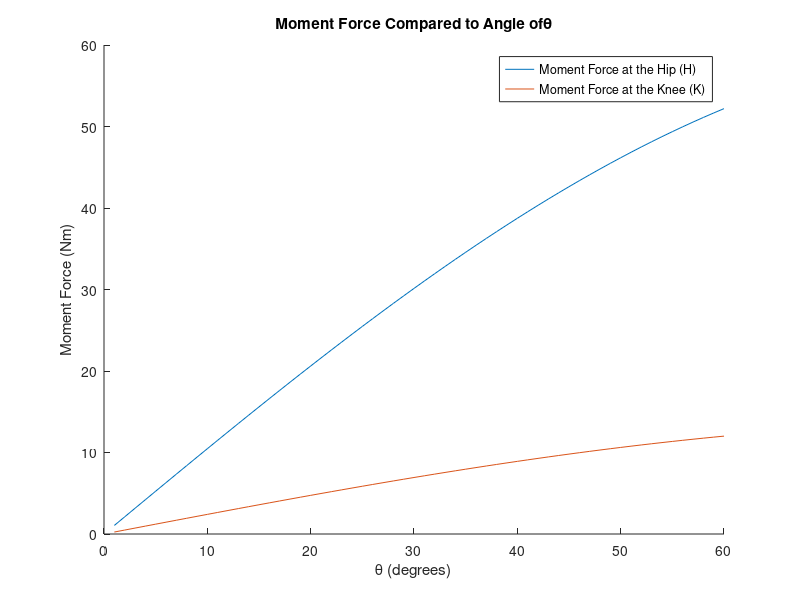

This figure's MATLAB source: (Note: this script raises an error after producing the figure.)
clc, clear all % boilerplate

% Lengths
Lhk = 0.58; % in m
Lka = 0.52; % in m

% Weights
Whk = [0, -80, 0]; % in N
Wka = [0, -40, 0]; % in N

for theta = 1:1:60

  % translate length into vector
  Rhk = [Lhk*sind(theta), -Lhk*cosd(theta), 0];
  Rka = [Lka*sind(theta), -Lka*cosd(theta), 0];

  % calculate moment created by Weights at hip
  Mhk = cross((Rhk.*(1/2)), Whk);
  Mka = cross((Rhk + Rka.*(2/3)), Wka); % for Mh
  % calculates moment for hip moment forces
  Mh(theta, :) = -(Mhk+ Mka);

  % calculate moment created by Weights at knee
  kMka = cross((Rka.*(2/3)), Wka); % for Mk
  % calculates moment for knee moment forces
  Mk(theta, :) = -kMka.*[1, 1, 1];

  % Solve for part A
  if (theta == 30)
    partA = Mh(theta, :);
  end

  % Solve for part B - cheater scenario
  if (theta == 60)
    cheaterTheta = theta - 5;
    cheaterRka = [Lka*sind(cheaterTheta), -Lka*cosd(cheaterTheta), 0];
    cheaterMka = cross((Rhk + cheaterRka.*(2/3)), Wka);
    cheaterMh = [0, 0, -(Mhk(3) + cheaterMka(3))];
  end
end

% Calculate reaction forces
Fh = -(Whk + Wka);
Fk = -Wka;


% Display answer to Part A
disp(['Answer to Part A:' 10 'The Moment around H is ' num2str(partA(1)) 'i + ' num2str(partA(2)) 'j + ' num2str(partA(3))...
    'k (Nm)' 10 'The Reaction Force at H is ' num2str(Fh(1)) 'i + ' num2str(Fh(2)) 'j + ' num2str(Fh(3)) 'k (N)'])
disp(['The Moment around K is ' num2str(Mk(30, 1)) 'i + ' num2str(Mk(30, 2)) 'j + ' num2str(Mk(30, 3)) 'k (Nm)' 10 'The Reaction Force at K is '...
    num2str(Fk(1)) 'i + ' num2str(Fk(2)) 'j + ' num2str(Fk(3)) 'k (N)'])

% Display Answer to Part B
disp([10 'Answer to Part B:' 10 'The intersegmental force at the hip, then at the knee:' 10])
theta = linspace(1,60,60);

% Plot both lines on the same graph with labels and a legend
figure(1), hold all, plot(theta, Mh(:, 3)), plot(theta, Mk(:, 3)), legend('Moment Force at the Hip (H)', 'Moment Force at the Knee (K)'),...
    title('Moment Force Compared to Angle of\theta')
  xlabel('\theta (degrees)'),  ylabel('Moment Force (Nm)')

% Tabulate data
tM = table(theta', Mh(:, 1), Mh(:, 2), Mh(:, 3), Mk(:, 1), Mk(:, 2), Mk(:, 3));
tM.Properties.VariableUnits = {'*', 'Nm', 'Nm', 'Nm', 'Nm', 'Nm', 'Nm'};
tM.Properties.VariableNames{'Var1'} = 'Theta';
tM.Properties.VariableNames{'Var2'} = 'i_hip';
tM.Properties.VariableNames{'Var3'} = 'j_hip';
tM.Properties.VariableNames{'Var4'} = 'k_hip';
tM.Properties.VariableNames{'Var5'} = 'i_knee';
tM.Properties.VariableNames{'Var6'} = 'j_knee';
tM.Properties.VariableNames{'Var7'} = 'k_knee';
disp(tM)

% Display answer to Part C
disp(['Answer to Part C:' 10 'The new Moment around H is ' num2str(Mh(60, 3) - cheaterMh(3)) ...
    ' Nm less than when compared to the non-cheating moment' 10 'The Reaction Force at H is unaffected and is still '...
    num2str(Fh(1)) 'i + ' num2str(Fh(2)) 'j + ' num2str(Fh(3)) 'k (N)' 10])